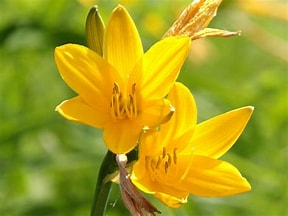
#> input picture sam_1.jpg, 288 x 216 px
$ python sketch.py
#> lines starting #> are read from the running program, lines starting #| are printed output that depends on the picture; after the words box and inside, x2 and y2 are one past the last pixel; in counts of white or black regions, pixels touching at a corner belong together
import cv2
import turtle
import numpy as np
from matplotlib import pyplot as plt
import time
turtle.tracer(0)
#> (this line was passed over: turtle is not available in this run)

def find_closest(p):
    if len(positions) > 0:
        nodes = np.array(positions)
        distances = np.sum((nodes - p) ** 2, axis=1)
        i_min = np.argmin(distances)
        return positions[i_min]
    else:
        return None


def outline():
    src_image = cv2.imread(image, 0)
    blurred = cv2.GaussianBlur(src_image, (7, 7), 0)
    th3 = cv2.adaptiveThreshold(blurred, maxValue=255, adaptiveMethod=cv2.ADAPTIVE_THRESH_GAUSSIAN_C,
                                thresholdType=cv2.THRESH_BINARY, blockSize=9, C=2)
    return th3

image = 'sam_1.jpg' #the picture name you want to sketch, remember to keep the picture and the code in same folder
im = cv2.imread(image, 0)
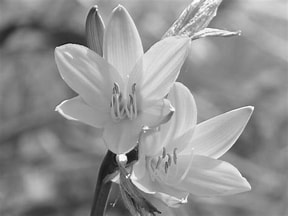
#> im: shape (216, 288); min 17, max 255, mean 144.8
th3 = outline()
#> in outline, `blurred = cv2.GaussianBlur(src_image, (7, 7), 0)`:
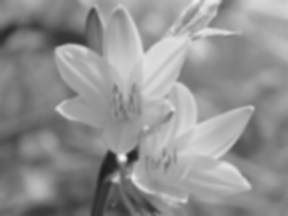
#> blurred: shape (216, 288); min 30, max 243, mean 144.7
#> in outline, `th3 = cv2.adaptiveThreshold(blurred, maxValue=255, adaptiveMethod=cv2...`:
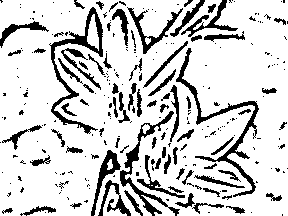
#> th3: shape (216, 288); 81.9% white; 263 black regions (184 under 20 px), largest, box (x1, y1, x2, y2) and area: (176, 48, 259, 197) 1263, (49, 7, 103, 134) 1127, (120, 111, 180, 216) 916

plt.imshow(th3)
plt.axis('off')
plt.tight_layout()
# plt.show()

WIDTH = im.shape[1]
#> WIDTH = 288
HEIGHT = im.shape[0]
#> HEIGHT = 216
print(WIDTH, HEIGHT)
#| 288 216

CUTOFF_LEN = ((WIDTH + HEIGHT) / 2) / 60  # 60 threshold value
#> CUTOFF_LEN = 4.2
iH, iW = np.where(th3 == [0])
#> iH = 11270 values from 0 to 215; iW = 11270 values, max 287 at index 1023, min 0 at index 0, mean 143.2
iW = iW - WIDTH / 2
#> iW = 11270 values, max 143 at index 1023, min -144 at index 0, mean -0.824
iH = -1 * (iH - HEIGHT / 2)
#> iH = 11270 values, max 108 at index 0, min -107 at index 11248, mean -2.21
positions = [list(iwh) for iwh in zip(iW, iH)]
#> positions = 11270 pairs, first value -144 to 143, second value -107 to 108

# win = turtle.Screen()
# win.bgcolor('black')

#> (the run stopped early here; a loop or call above may not have finished)
